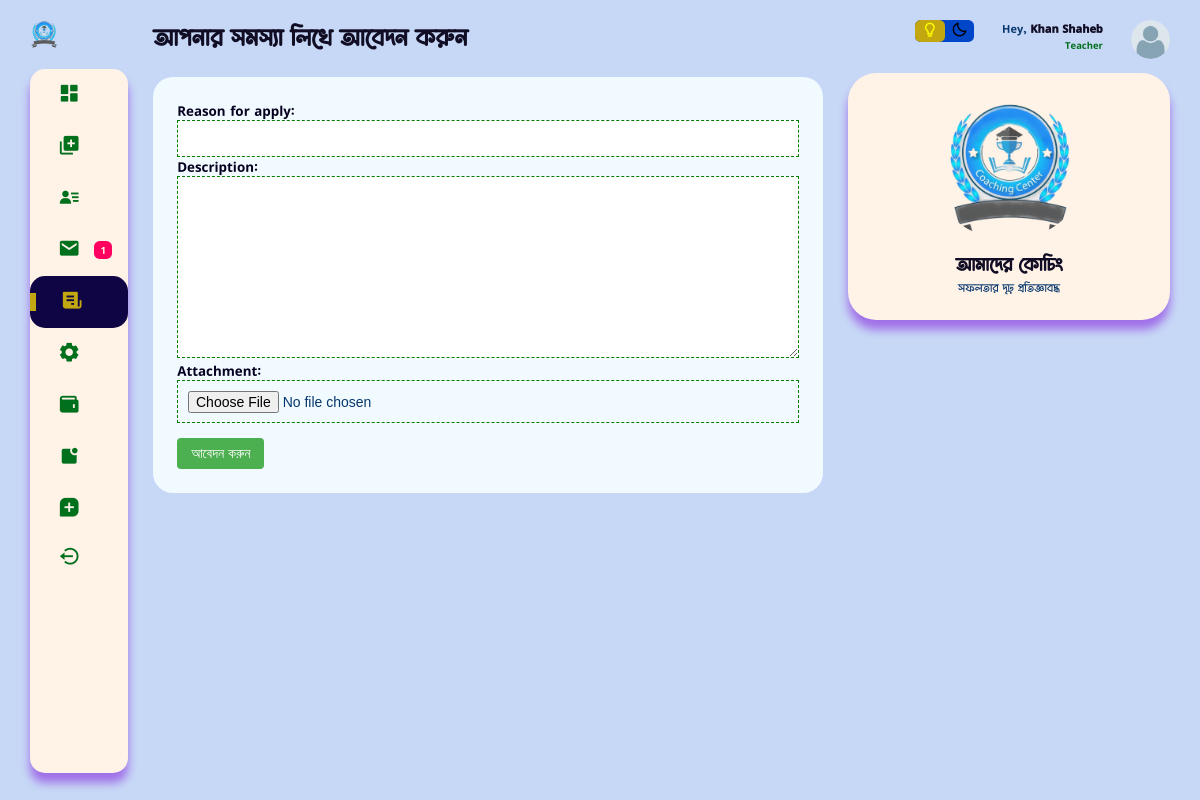
The page /teacher_dashboard/apply_leave (signed in) on the database its author committed.
### users/models.py (models this page shows, shortened)
class CommonBaseModel(models.Model):
    uid = models.UUIDField(primary_key=True, default= uuid.uuid4)
    created_at = models.DateTimeField(auto_now_add=True)
    updated_at = models.DateTimeField(auto_now=True)
    class Meta:
        abstract = True

class ApplyForLeave(CommonBaseModel):
    teacher = models.ForeignKey(Teacher, on_delete=models.CASCADE)
    reason_for_apply = models.CharField( max_length=250)
    description = models.TextField()
    attachment = models.FileField( upload_to="tacher_reasons")

class CustomUser(AbstractUser):
    username = None
    email = models.EmailField("email_address", unique=True, max_length=354)
    phone_number = models.CharField(max_length=15, blank=True, null=True)
    ROLE_CHOICES = [
        ('student', 'Student'),
        ('teacher', 'Teacher'),
        ('guardian', 'Guardian'),
    ]
    role = models.CharField(max_length=10, choices=ROLE_CHOICES)
    USERNAME_FIELD = "email"
    REQUIRED_FIELDS = ['phone_number']
    objects = CustomManager()
    class Meta:
        verbose_name_plural = "ইউজার অ্যাকাউন্ট *VIP* "

class Teacher(models.Model):
    user = models.OneToOneField(CustomUser, on_delete=models.CASCADE)
    basic_step_of_reg = models.BooleanField(default=False)
    t_name = models.CharField(max_length=100)
    profile_pic = models.ImageField(upload_to="teacher", default='teacher.png')
    teacher_background = models.CharField(max_length=20, choices=background_of_teacher)
    t_present_adress = models.CharField( max_length=150, null=True, blank=True)
    t_permnt_adress = models.CharField( max_length=150, null=True, blank=True)
    t_extra_phone = models.CharField( max_length=50, null=True, blank=True)
    t_approval = models.BooleanField(default=False)
    created_at = models.DateTimeField(auto_now_add=True)
    updated_at = models.DateTimeField(auto_now=True)
    class Meta:
        verbose_name_plural = "ইউজার( শিক্ষক-শিক্ষিকা )"

### home/views.py (the view, shortened to what this page needs)
# urls.py: path('teacher_dashboard/<str:page>', teacher_dashb, name="teacher_dashb"),
@login_required
def teacher_dashb(request, page=None):
    if request.user.role == 'teacher':
        if page == 'add_mark':
            shift = Shift.objects.all()
            return render(request, 'teacher/add_mark.html', {'data':shift})
        elif page == 'msg':
            all_msg = MessageForTeacher.objects.filter(message_for = request.user.teacher).order_by('upload_at', '-visited')
            context = {
                'all_message':all_msg,
            }
            return render(request, 'teacher/msg.html', context)
        elif page == 'apply_leave':
            if request.method == "POST":
                form = ApplyLeaveForm(request.POST, request.FILES)
                try:
                    if form.is_valid():
                        form.save(commit=False)
                        form.instance.teacher = request.user.teacher
                        form.save()
                        messages.success(request, "Congrats! Your application has been submitted to the admin.")
                        return redirect('teacher_dashb', page='home')
                except Exception as e:
                    return render(request, 'teacher/error.html', {'error_message': e})
            else:
                form = ApplyLeaveForm()
            context = {
                'form' : form,
            }
            return render(request, 'teacher/apply_leave.html', context)
        elif page == 'all_setting':
            return redirect('edit_profile')
        elif page == 'wallet':
            return render(request, 'teacher/wallet.html')
        elif page == 'routine':
            routine = MakeBatch.objects.filter(teacher = request.user.teacher)
            return render(request, 'teacher/routine.html', {'routine':routine})
        elif page == 'your_subject':
            sub = MakeBatch.objects.filter(teacher = request.user.teacher)
            return render(request, 'teacher/your_subject.html', {'subs':sub})
    else:
        return render(request, 'main/404.html')

### home/forms.py
class ApplyLeaveForm(forms.ModelForm):
    attachment = forms.FileField(
        widget=forms.FileInput(attrs={'required': False})
    )
    class Meta:
        model = ApplyForLeave
        fields = ['reason_for_apply', 'description', 'attachment']
    def __init__(self, *args, **kwargs):
        super(ApplyLeaveForm, self).__init__(*args, **kwargs)
        for field_name in self.fields:
            self.fields[field_name].widget.attrs['class'] = 'input-field'

### home/public.py (called while the page is built)
def common_data(request):
    try:
        if request.user.role == "student":
            try:
                unviewed_msg_std = MessageForStudent.objects.filter(message_for = request.user.student, visited = False).count()
            except:
                unviewed_msg_std = 0
            context = {
                'unviewed_msg_std' : unviewed_msg_std,
            }
        elif request.user.role == "teacher":
            try:
                unviewed_msg = MessageForTeacher.objects.filter(message_for = request.user.teacher, visited = False).count()
            except:
                unviewed_msg = 0
            context = {
                'unviewed_msg' : unviewed_msg,
            }
        else:
            context={}
    except:
        context = {}
    return context

### templates/teacher/apply_leave.html (shortened to what this page needs)
{% extends 'teacher/base.html' %}
{% load static %}
{% block content %}
<h1>আপনার সমস্যা লিখে আবেদন করুন</h1>
<div class="bottom-data">
    <div class="orders">
        <form action="" method="POST" enctype="multipart/form-data">
            {% for field in form.visible_fields %}
                {{ field.label_tag }}
                {{ field }}
            {% endfor %}
            <button class="edit-button" type="submit">আবেদন করুন</button>
        </form>
    </div>
</div>
{% endblock content %}

### templates/teacher/base.html (shortened to what this page needs)
<!DOCTYPE html>
{% load static %}
<html lang="en">
<head>
    <link href='https://unpkg.com/boxicons@2.1.4/css/boxicons.min.css' rel='stylesheet'>
    <link rel="stylesheet" href="{% static "css/tdash.css" %}">
</head>
<body>
    <div class="container">
        <aside>
            <div class="toggle">
                <div class="logo">
                    <img src="{% static "image/coaching.png" %}">
                </div>
            </div>
            <div class="sidebar">
               {% url 'teacher_dashb' page='home' as home %}
               {% url 'teacher_dashb' page='add_mark' as add_mark %}
               {% url 'teacher_dashb' page='msg' as msg %}
               {% url 'teacher_dashb' page='apply_leave' as apply_leave %}
               {% url 'teacher_dashb' page='all_setting' as all_setting %}
               {% url 'teacher_dashb' page='hw' as hw %}
               {% url 'teacher_dashb' page='your_student' as your_student %}
               {% url 'teacher_dashb' page='wallet' as wallet %}
               {% url 'teacher_dashb' page='notice' as notice %}
               <a {% if request.path == home %}class="active"{% endif %} href="{% url 'teacher_dashb' page='home' %}">
                  <span >
                    <i class='bx bxs-dashboard' ></i>
                  </span>
              </a>
               <a {% if request.path == add_mark %}class="active"{% endif %} href="{% url 'teacher_dashb' page='add_mark' %}">
                   <span >
                    <i class='bx bxs-add-to-queue'></i>
                   </span>
               </a>
               <a {% if request.path == your_student %}class="active"{% endif %} href="{% url "teacher_dashb" page='your_student' %}">
                    <span >
                        <i class='bx bxs-user-detail'></i>
                    </span>
                </a>
               <a {% if request.path == msg %}class="active"{% endif %} href="{% url 'teacher_dashb' page='msg' %}">
                   <span >
                    {% if unviewed_msg == 0 %}
                    <i class='bx bxs-envelope' ></i>
                    {% else %}
                    <i class='bx bxs-envelope bx-tada' ></i>
                    {% endif %}
                   </span>
                   <span class="message-count">{{unviewed_msg}}</span>
               </a>
               <a {% if request.path == apply_leave %}class="active"{% endif %} href="{% url 'teacher_dashb' page='apply_leave' %}">
                   <span >
                    <i class='bx bxs-receipt'></i>
                   </span>
               </a>
               <a {% if request.path == all_setting %}class="active"{% endif %} href="{% url 'teacher_dashb' page='all_setting' %}">
                   <span >
                       <i class='bx bxs-cog bx-spin'  ></i>
                   </span>
               </a>
               <a {% if request.path == wallet %}class="active"{% endif %} href="{% url 'teacher_dashb' page='wallet' %}">
                <span >
                    <i class='bx bxs-wallet'  ></i>
                </span>
               </a>
               <a {% if request.path == notice %}class="active"{% endif %} href="{% url 'teacher_dashb' page='notice' %}">
                   <span >
                    <i class='bx bxs-notification'></i>
                   </span>
               </a>
               <a {% if request.path == hw %}class="active"{% endif %} href="{% url 'teacher_dashb' page='hw' %}">
                   <span >
                    <i class='bx bxs-message-square-add'></i>
                   </span>
               </a>
               <a href="{% url "logout" %}">
                   <span >
                    <i class='bx bx-log-out-circle'  ></i>
                   </span>
               </a>
           </div>
        </aside>
        <main>
            {% block content %}{% endblock content %}
        </main>
        <div class="right-section">
            <div class="nav">
                <div class="dark-mode">
                    <span class="material-icons-sharp active">
                        <i class='bx bx-bulb' style='color:yellow' ></i>
                    </span>
                    <span >
                        <i class='bx bx-moon' style='color:black' ></i>
                    </span>
                </div>
                <div class="profile">
                    <div class="info">
                        <p>Hey, <b>{{request.user.teacher.t_name}}</b></p>
                        <small class="text-muted">Teacher</small>
                    </div>
                    <div class="profile-photo">
                        <img src="{{request.user.teacher.profile_pic.url}}">
                    </div>
                </div>
            </div>
            <div class="user-profile">
                <div class="logo">
                    <img src="{% static "image/coaching.png" %}">
                    <h2>আমাদের কোচিং</h2>
                    <p>সফলতার দৃঢ় প্রতিজ্ঞাবদ্ধ</p>
                </div>
            </div>
        </div>
    </div>
</body>
</html>

### rows shown on the page
CustomUser: user.teacher.t_name "Khan Shaheb", user.teacher.profile_pic (picture)

### other values the page prints
{{ unviewed_msg }} "1"
{{ field.label_tag }} "Reason for apply:" "Description:" "Attachment:"
